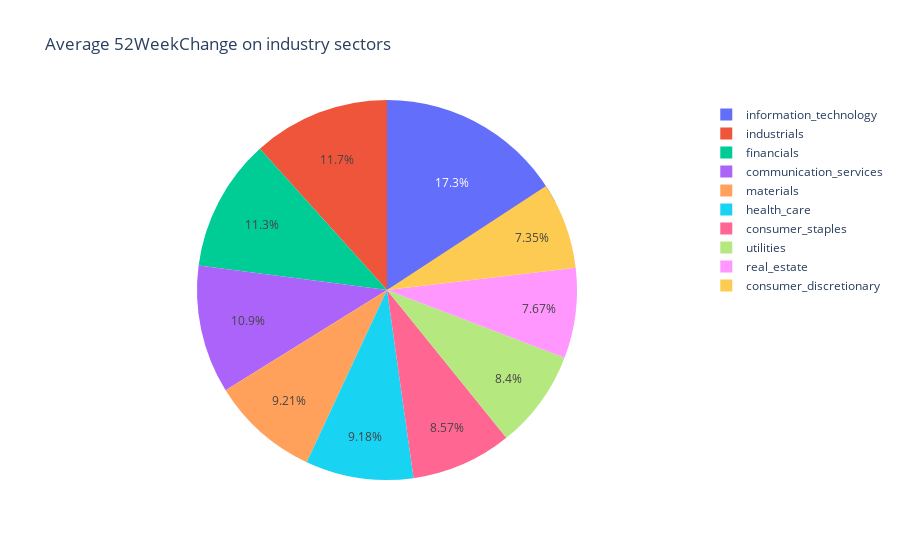

Write notebook code for a chart like this one.
### Code cell
# draw pies
pie(column = '52WeekChange',data_type='average')

### Figure 1 — Plotly figure (JSON) as saved in the notebook; plotly's stock layout.template omitted (floating-point values rounded to 4 significant figures)
{"data": [{"domain": {"x": [0, 1], "y": [0, 1]}, "hoverlabel": {"namelength": 0}, "hovertemplate": "label=%{label}<br>52WeekChange=%{value}", "labels": ["communication_services", "consumer_discretionary", "consumer_staples", "energy", "financials", "health_care", "industrials", "information_technology", "materials", "real_estate", "utilities"], "legendgroup": "", "name": "", "showlegend": true, "type": "pie", "values": [0.2553, 0.1719, 0.2006, -0.03657, 0.2636, 0.2148, 0.2729, 0.4056, 0.2155, 0.1794, 0.1964]}], "layout": {"legend": {"tracegroupgap": 0}, "title": {"text": "Average 52WeekChange on industry sectors"}}}
